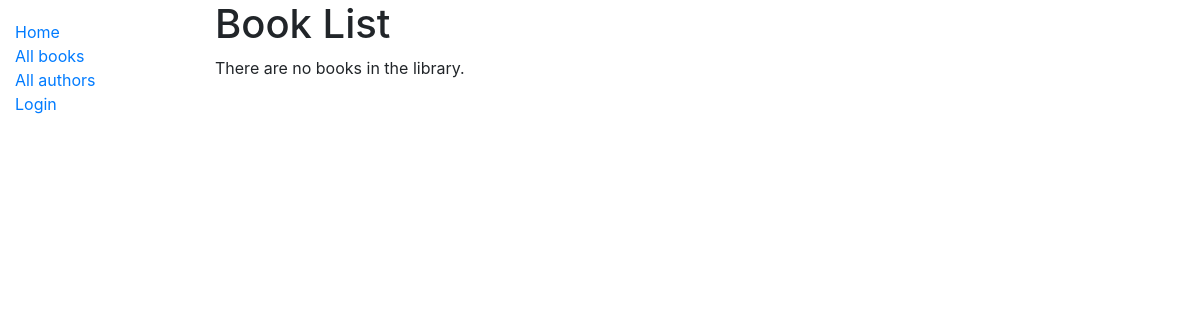
/catalog/books/, run on an earlier commit of the app's database.
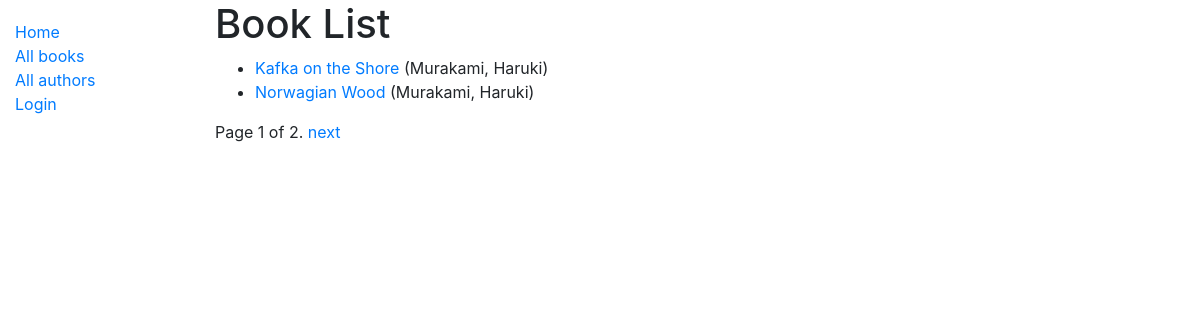
And on a later commit of the database.
### catalog/models.py (models this page shows, shortened)
class Book(models.Model):
    title = models.CharField(max_length=200)
    author = models.ForeignKey('Author',on_delete=models.SET_NULL,null=True)
    summary = models.TextField(max_length=1000,help_text='Enter a brief description of the book')
    isbn = models.CharField('ISBN',max_length=13,help_text='Enter the 13 digit ISBN')
    genre = models.ManyToManyField(Genre,help_text='Select a genre for this book')
    def get_absolute_url(self):
        return reverse('book-detail',args=[str(self.id)])
    def display_genre(self):
        """Creates a string for Genre. This is required to display genre in Admin"""
        return ', '.join(genre.name for genre in self.genre.all()[:3])
    display_genre.short_description ='Genre'

class Author(models.Model):
    first_name = models.CharField(max_length=100)
    last_name = models.CharField(max_length=100)
    date_of_birth = models.DateField(null=True,blank=True)
    date_of_death = models.DateField('Died',null=True,blank=True)
    class Meta:
        ordering = ['last_name','first_name']
        permissions = (("can_create_author", "create author"),("can_edit_author", "edit author"),("can_delete_author", "delete author"))
    def __str__(self):
        return f"{self.last_name}, {self.first_name}"

### catalog/views.py (the view)
# urls.py: path('books/',views.BookListView.as_view(),name='books'),
class BookListView(generic.ListView):
    model=Book
    context_object_name = 'book_list'
    template_name = 'catalog/book_list.html'
    paginate_by = 2
    def get_queryset(self):
        return Book.objects.all()
    def get_context_data(self, **kwargs):
        context = super(BookListView, self).get_context_data(**kwargs)
        context['some_data']='This is just some data'
        return context

### catalog/templates/catalog/book_list.html
{% extends "base_generic.html" %}
{% block content %}
  <h1>Book List</h1>
  {% if book_list %}
  <ul>
    {% for book in book_list %}
      <li>
       <a href="{{ book.get_absolute_url }}">{{ book.title }}</a> ({{book.author}})
      </li>
    {% endfor %}
  </ul>
  {% else %}
    <p>There are no books in the library.</p>
  {% endif %}
{% endblock %}

### catalog/templates/base_generic.html (shortened to what this page needs)
<!DOCTYPE html>
<html lang="en">
<head>
  <link rel="stylesheet" href="https://stackpath.bootstrapcdn.com/bootstrap/4.1.3/css/bootstrap.min.css">
  {% load static %}
  <link rel="stylesheet" href="{% static 'css/styles.css' %}">
</head>
<body>
  <div class="container-fluid">
    <div class="row">
      <div class="col-sm-2">
      {% block sidebar %}
        <ul class="sidebar-nav">
          <li><a href="{% url 'index' %}">Home</a></li>
          <li><a href="{% url 'books' %}">All books</a></li>
          <li><a href="{% url 'authors' %}">All authors</a></li>
          {% if user.is_authenticated %}
          <li>User: {{ user.get_username }}</li>
          <li><a href="{% url 'my-borrowed' %}">My Borrowed</a></li>
          <li><a href="{% url 'logout'%}?next={{request.path}}">Logout</a></li>
        {% else %}
          <li><a href="{% url 'login'%}?next={{request.path}}">Login</a></li>
        {% endif %}
        </ul>
        <br>
     {% endblock %}
      </div>
      <div class="col-sm-10 ">{% block content %}{% endblock %}
        {% block pagination %}
        {% if is_paginated %}
            <div class="pagination">
                <span class="page-links">
                    <span class="page-current">
                        Page {{ page_obj.number }} of {{ page_obj.paginator.num_pages }}.
                    </span>
                    {% if page_obj.has_next %}
                        <a href="{{ request.path }}?page={{ page_obj.next_page_number }}">next</a>
                    {% endif %}
                </span>
            </div>
        {% endif %}
        {% endblock %}
      </div>
    </div>
  </div>
</body>
</html>

### catalog/static/css/styles.css (style rules this page uses)
.sidebar-nav { margin-top: 20px; padding: 0; list-style: none; }

What changed in the data, as far as the page shows it:
added Book: title "Kafka on the Shore", author "Murakami, Haruki"
added Book: title "Norwagian Wood", author "Murakami, Haruki"
Also different on the page:
{{ page_obj.number }}: (not shown) → "1"
{{ page_obj.paginator.num_pages }}: (not shown) → "2"
text no longer shown: "There are no books in the library."
text now shown: "Page of . next"
